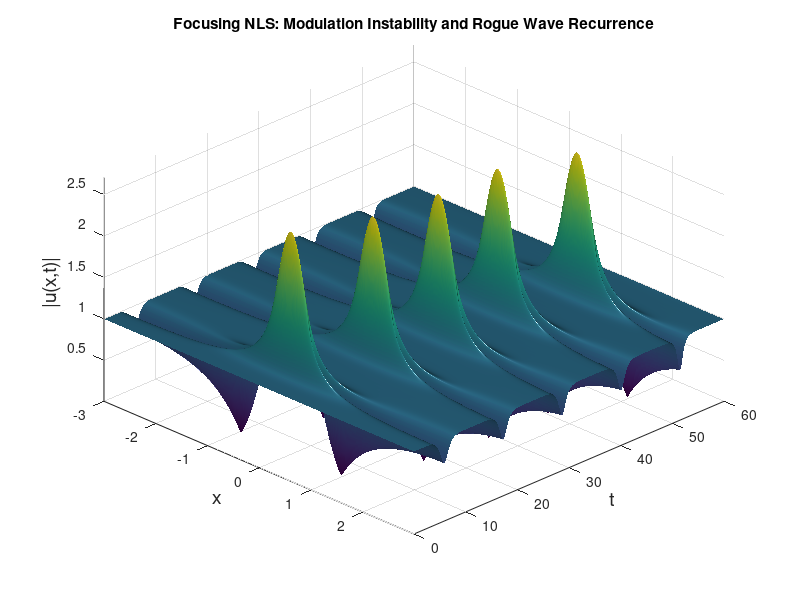

Source code (MATLAB): (Note: this script raises an error after producing the figure.)
function nls_3d_surface_fig1()

    clear; clc; close all;

    %% Parameters from the paper
    L    = 6;
    eps0 = 1e-4;

    c1  = eps0/2;
    cm1 = eps0*(0.3 - 0.4i)/2;

    %% Numerical parameters
    Nx   = 512;
    Tmax = 60;

    Nt   = 60000;
    dt   = Tmax/Nt;

    saveEvery = 20;

    %% Spatial grid
    x = linspace(-L/2, L/2, Nx+1);
    x(end) = [];

    dx = x(2)-x(1);

    %% Fourier wave numbers
    k = (2*pi/L)*[0:Nx/2-1 -Nx/2:-1];

    %% Initial condition
    k1 = 2*pi/L;

    u = 1 ...
        + c1  * exp( 1i*k1*x ) ...
        + cm1 * exp(-1i*k1*x );

    %% Linear propagator (half step)
    E = exp(-1i * k.^2 * dt/2);

    %% Storage
    nSave = floor(Nt/saveEvery) + 1;

    Uplot = zeros(nSave, Nx);
    Tplot = zeros(nSave, 1);

    Uplot(1,:) = abs(u);
    Tplot(1) = 0;

    idx = 1;

    %% Split-Step Fourier Method
    for n = 1:Nt

        % Half linear step
        uhat = fft(u);
        uhat = E .* uhat;
        u = ifft(uhat);

        % Nonlinear step
        u = u .* exp(2i * abs(u).^2 * dt);

        % Half linear step
        uhat = fft(u);
        uhat = E .* uhat;
        u = ifft(uhat);

        % Save data
        if mod(n,saveEvery)==0
            idx = idx + 1;

            Uplot(idx,:) = abs(u);
            Tplot(idx)   = n*dt;
        end
    end

    %% Meshgrid for plotting
    [X,T] = meshgrid(x,Tplot);

    %% 3D surface plot
    figure('Color','w');

    surf(X,T,Uplot,...
        'EdgeColor','none',...
        'FaceColor','interp');

    xlabel('x','FontSize',14);
    ylabel('t','FontSize',14);
    zlabel('|u(x,t)|','FontSize',14);

    title('Focusing NLS: Modulation Instability and Rogue Wave Recurrence');

    view(45,40);

    axis tight;

    camlight headlight;
    lighting gouraud;

    colormap(parula);

    colorbar;

end
